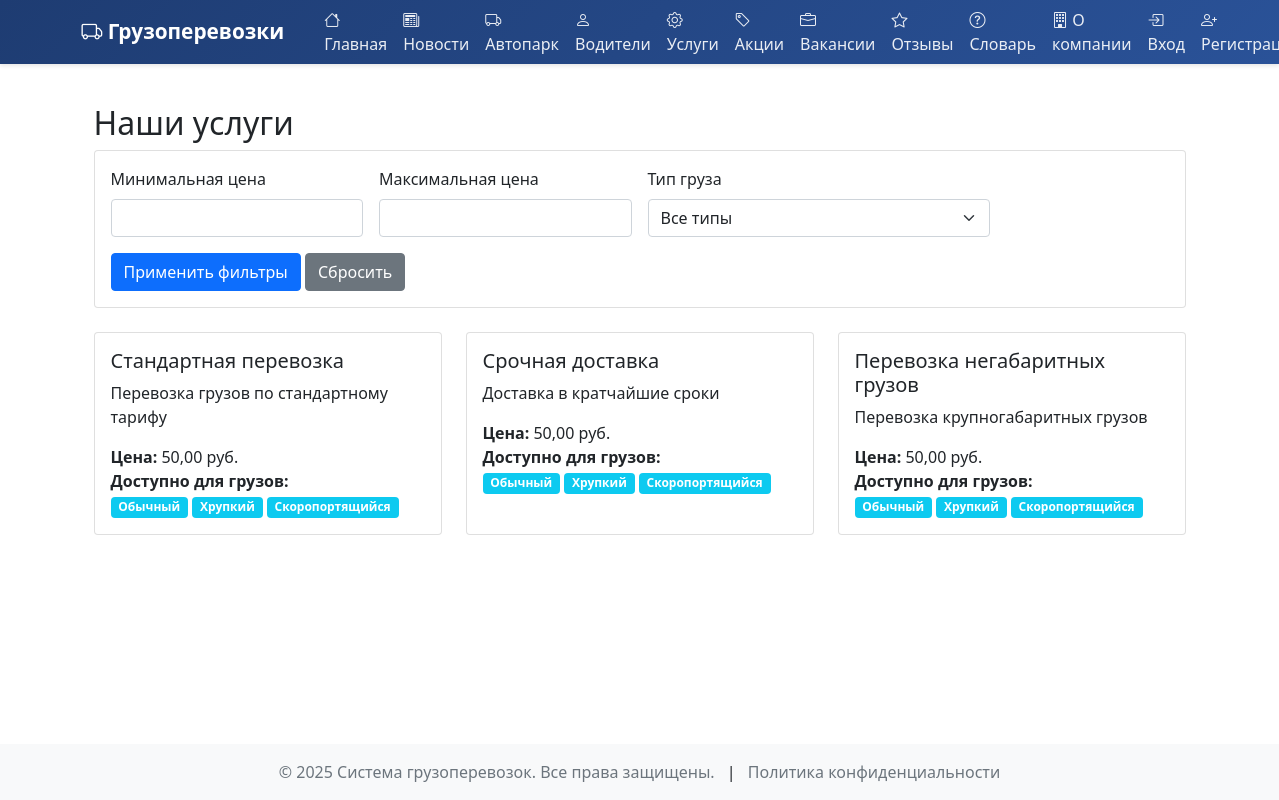
The page /public/services/ on the database its author committed.
### core/models.py (models this page shows, shortened)
class Service(models.Model):
    name = models.CharField('Название', max_length=100)
    description = models.TextField('Описание')
    price = models.DecimalField('Цена', max_digits=10, decimal_places=2)
    cargo_types = models.ManyToManyField(CargoType, verbose_name='Типы грузов')
    is_active = models.BooleanField('Активна', default=True)
    created_at = models.DateTimeField('Создана', default=timezone.now)
    class Meta:
        verbose_name = 'Услуга'
        verbose_name_plural = 'Услуги'

class CargoType(models.Model):
    name = models.CharField('Название', max_length=50)
    description = models.TextField('Описание', blank=True)
    base_price = models.DecimalField('Базовая цена за км', max_digits=10, decimal_places=2)
    class Meta:
        verbose_name = 'Тип груза'
        verbose_name_plural = 'Типы грузов'

### core/views.py (the view)
# urls.py: path('public/services/', views.PublicServiceListView.as_view(), name='public-service-list'),
class PublicServiceListView(ListView):
    model = Service
    template_name = 'core/public/service_list.html'
    context_object_name = 'services'
    def get_queryset(self):
        queryset = super().get_queryset()
        min_price = self.request.GET.get('min_price')
        max_price = self.request.GET.get('max_price')
        cargo_type = self.request.GET.get('cargo_type')
        if min_price:
            queryset = queryset.filter(price__gte=min_price)
        if max_price:
            queryset = queryset.filter(price__lte=max_price)
        if cargo_type:
            queryset = queryset.filter(cargo_types__id=cargo_type)
        return queryset.distinct()
    def get_context_data(self, **kwargs):
        context = super().get_context_data(**kwargs)
        context['cargo_types'] = CargoType.objects.all()
        return context

### core/templates/core/public/service_list.html (shortened to what this page needs)
{% extends 'core/base.html' %}
{% block content %}
<div class="container mt-4">
    <h2>Наши услуги</h2>
    <div class="card mb-4">
        <div class="card-body">
            <form method="get" class="row g-3">
                <div class="col-md-3">
                    <label for="min_price" class="form-label">Минимальная цена</label>
                    <input type="number" class="form-control" id="min_price" name="min_price"
                           value="{{ request.GET.min_price }}" min="0">
                </div>
                <div class="col-md-3">
                    <label for="max_price" class="form-label">Максимальная цена</label>
                    <input type="number" class="form-control" id="max_price" name="max_price"
                           value="{{ request.GET.max_price }}" min="0">
                </div>
                <div class="col-md-4">
                    <label for="cargo_type" class="form-label">Тип груза</label>
                    <select name="cargo_type" id="cargo_type" class="form-select">
                        <option value="">Все типы</option>
                    </select>
                </div>
                <div class="col-12">
                    <button type="submit" class="btn btn-primary">Применить фильтры</button>
                    <a href="{% url 'public-service-list' %}" class="btn btn-secondary">Сбросить</a>
                </div>
            </form>
        </div>
    </div>
    <div class="row row-cols-1 row-cols-md-3 g-4">
        {% for service in services %}
        <div class="col">
            <div class="card h-100">
                <div class="card-body">
                    <h5 class="card-title">{{ service.name }}</h5>
                    <p class="card-text">
                        {{ service.description }}
                    </p>
                    <p class="card-text">
                        <strong>Цена:</strong> {{ service.price }} руб.<br>
                        <strong>Доступно для грузов:</strong><br>
                        {% for cargo_type in service.cargo_types.all %}
                        <span class="badge bg-info">{{ cargo_type.name }}</span>
                        {% endfor %}
                    </p>
                </div>
            </div>
        </div>
        {% empty %}
        <div class="col-12">
            <div class="alert alert-info">
                Услуги не найдены
            </div>
        </div>
        {% endfor %}
    </div>
</div>
{% endblock %}

### core/templates/core/base.html (style rules this page uses)
body { min-height: 100vh; display: flex; flex-direction: column; }

### rows shown on the page
Service: name "Стандартная перевозка", description "Перевозка грузов по стандартному тарифу", price "50,00"
CargoType: name "Обычный"
CargoType: name "Хрупкий"
CargoType: name "Скоропортящийся"
Service: name "Срочная доставка", description "Доставка в кратчайшие сроки", price "50,00"
Service: name "Перевозка негабаритных грузов", description "Перевозка крупногабаритных грузов", price "50,00"
